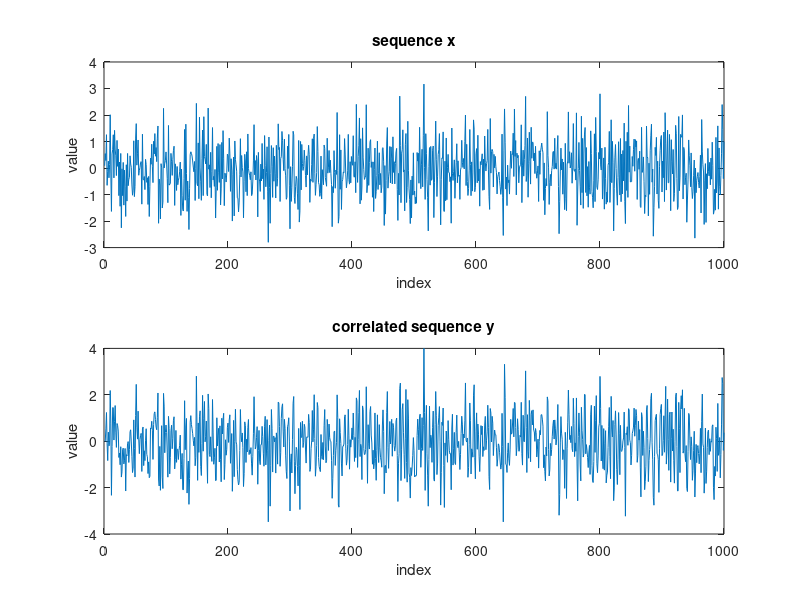

The MATLAB script that drew this image:
% telecommunications lab 2, task 4

N = 1000; % array length
a0 = 1; % coefficient a0
a1 = 0.5;
a2 = -0.3;

% generate normally distributed random numbers for x
x = randn(1,N);

% form correlated sequence y
y = zeros(1,N);
for i = 3:N
    y(i) = a0 * x(i) + a1 * x(i-1) + a2 * x(i-2);
end 

% plot sequences x and y
subplot(2,1,1);
plot(x);
title('sequence x');
xlabel('index');
ylabel('value');

subplot(2,1,2);
plot(y);
title('correlated sequence y');
xlabel('index');
ylabel('value');

